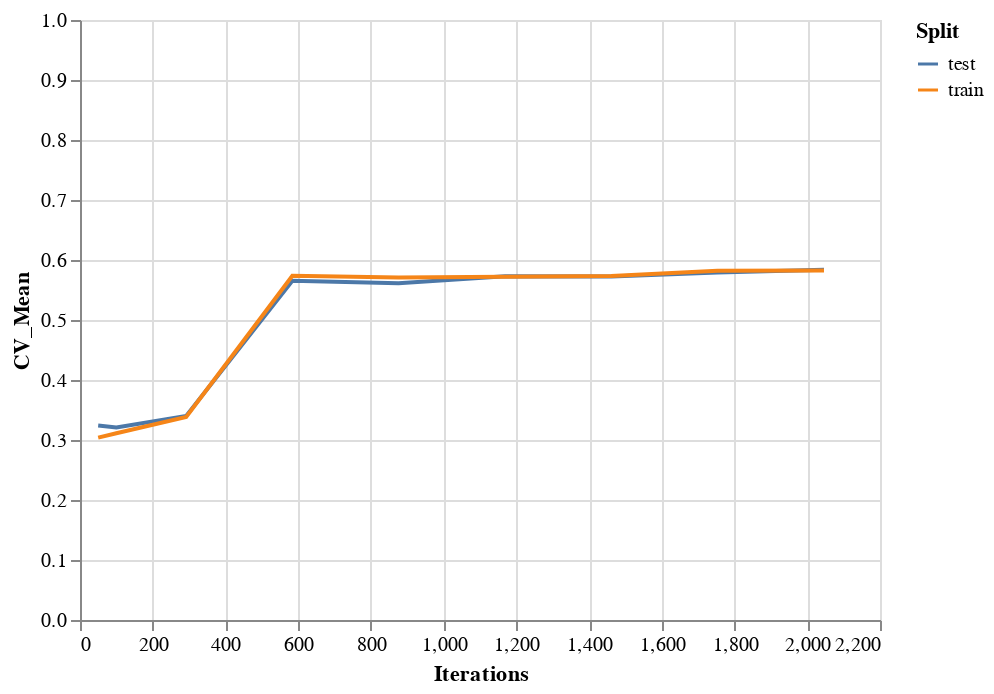
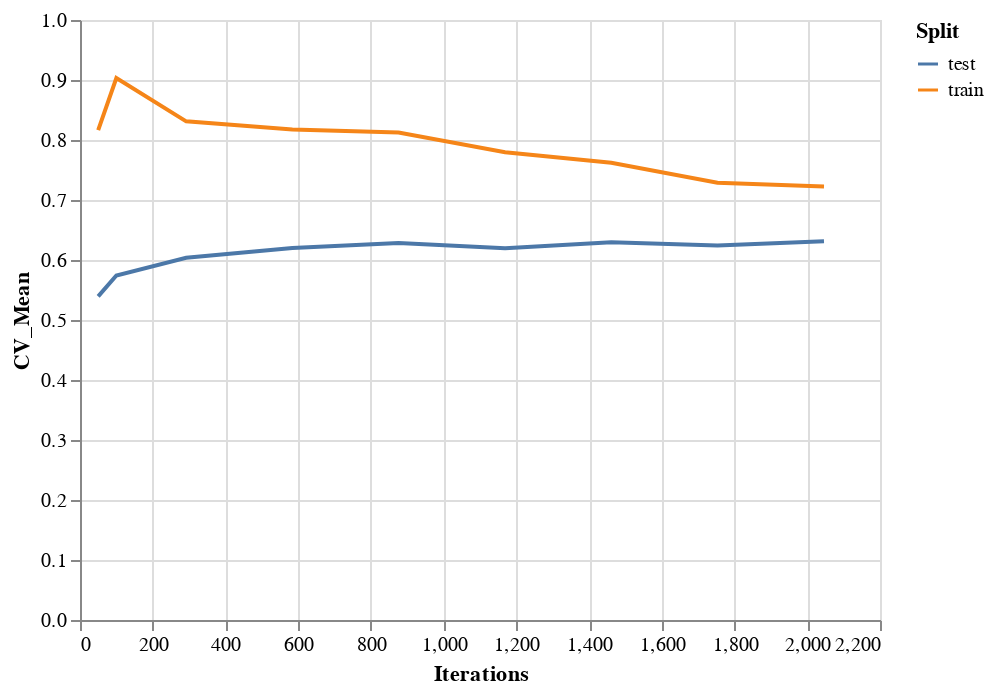
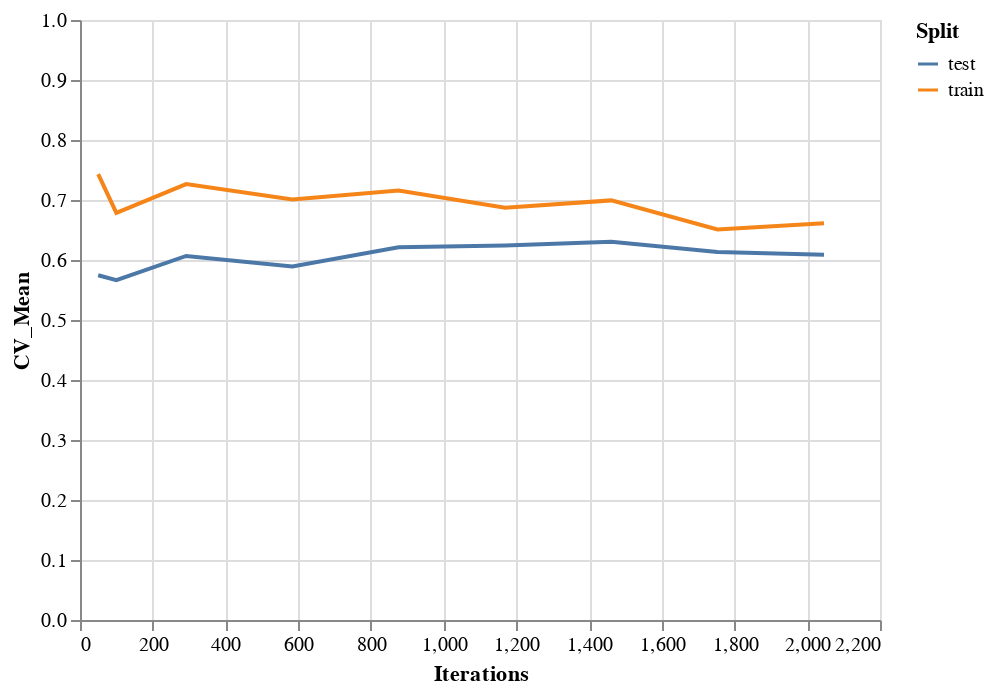
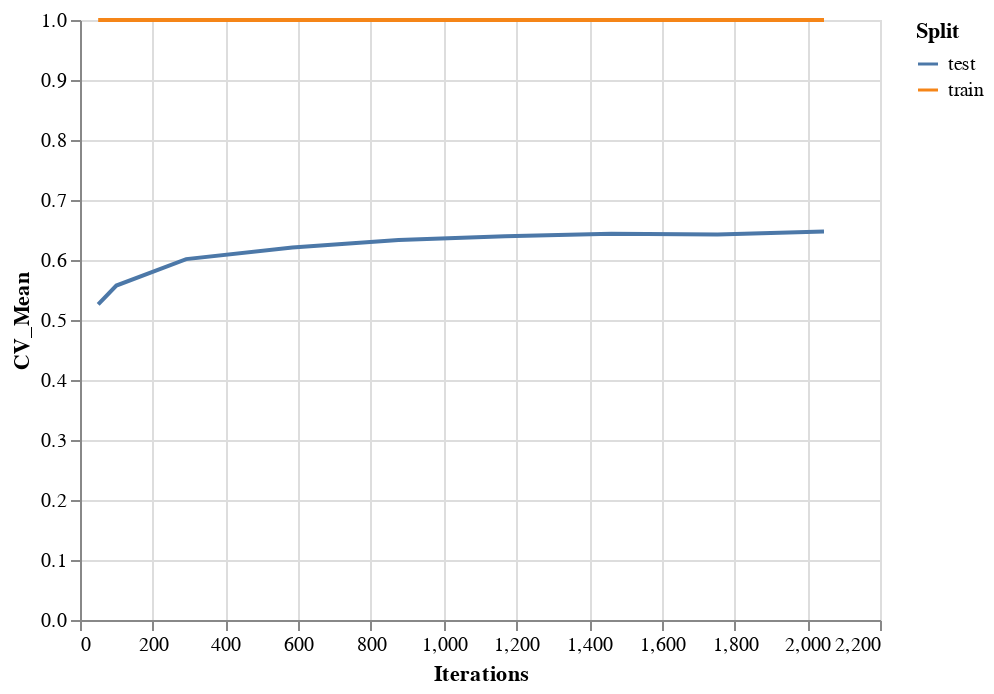

The notebook cell these images were saved under, in order:
### Code cell
for dataset, algorithm in data_alg_combos:
    test_object = AlgorithmResults(results_fpath=RESULTS_PATH, 
                                   dataset=dataset,
                                   algorithm=algorithm,
                                  iterative=iterative_status_df[algorithm])
    
    print(f'Algorithm: {algorithm}')
    print(f'Dataset: {dataset}')    
    display(test_object.plot_learning_curve)

### Figure 1 — Vega-Lite specification as saved in the notebook (floating-point values rounded to 4 significant figures)
{"$schema": "https://vega.github.io/schema/vega-lite/v2.6.0.json", "config": {"background": "white", "view": {"height": 300, "width": 400}}, "data": {"name": "data-5510acee62958fa5b22c03deeb4c72a5"}, "datasets": {"data-5510acee62958fa5b22c03deeb4c72a5": [{"Algorithm": "ANN", "CV_1": 0.3169, "CV_2": 0.3234, "CV_3": 0.3231, "CV_4": 0.3275, "CV_5": 0.3293, "CV_Mean": 0.324, "Dataset": "abalone", "Iterations": 50, "Split": "test"}, {"Algorithm": "ANN", "CV_1": 0.3169, "CV_2": 0.316, "CV_3": 0.3264, "CV_4": 0.3291, "CV_5": 0.3165, "CV_Mean": 0.321, "Dataset": "abalone", "Iterations": 100, "Split": "test"}, {"Algorithm": "ANN", "CV_1": 0.3145, "CV_2": 0.3337, "CV_3": 0.3497, "CV_4": 0.3553, "CV_5": 0.3478, "CV_Mean": 0.3402, "Dataset": "abalone", "Iterations": 292, "Split": "test"}, {"Algorithm": "ANN", "CV_1": 0.5801, "CV_2": 0.5224, "CV_3": 0.5633, "CV_4": 0.5962, "CV_5": 0.5644, "CV_Mean": 0.5653, "Dataset": "abalone", "Iterations": 584, "Split": "test"}, {"Algorithm": "ANN", "CV_1": 0.5799, "CV_2": 0.5465, "CV_3": 0.5584, "CV_4": 0.5691, "CV_5": 0.5528, "CV_Mean": 0.5614, "Dataset": "abalone", "Iterations": 876, "Split": "test"}, {"Algorithm": "ANN", "CV_1": 0.5753, "CV_2": 0.5551, "CV_3": 0.5685, "CV_4": 0.5995, "CV_5": 0.5669, "CV_Mean": 0.5731, "Dataset": "abalone", "Iterations": 1169, "Split": "test"}, {"Algorithm": "ANN", "CV_1": 0.5727, "CV_2": 0.5533, "CV_3": 0.5539, "CV_4": 0.5981, "CV_5": 0.5844, "CV_Mean": 0.5725, "Dataset": "abalone", "Iterations": 1461, "Split": "test"}, {"Algorithm": "ANN", "CV_1": 0.5887, "CV_2": 0.5588, "CV_3": 0.557, "CV_4": 0.5964, "CV_5": 0.5954, "CV_Mean": 0.5793, "Dataset": "abalone", "Iterations": 1753, "Split": "test"}, {"Algorithm": "ANN", "CV_1": 0.6181, "CV_2": 0.5768, "CV_3": 0.5892, "CV_4": 0.578, "CV_5": 0.5558, "CV_Mean": 0.5836, "Dataset": "abalone", "Iterations": 2046, "Split": "test"}, {"Algorithm": "ANN", "CV_1": 0.3077, "CV_2": 0.303, "CV_3": 0.303, "CV_4": 0.303, "CV_5": 0.303, "CV_Mean": 0.304, "Dataset": "abalone", "Iterations": 50, "Split": "train"}, {"Algorithm": "ANN", "CV_1": 0.3143, "CV_2": 0.3103, "CV_3": 0.3103, "CV_4": 0.3103, "CV_5": 0.3103, "CV_Mean": 0.3111, "Dataset": "abalone", "Iterations": 100, "Split": "train"}, {"Algorithm": "ANN", "CV_1": 0.3223, "CV_2": 0.3425, "CV_3": 0.3425, "CV_4": 0.3425, "CV_5": 0.3425, "CV_Mean": 0.3385, "Dataset": "abalone", "Iterations": 292, "Split": "train"}, {"Algorithm": "ANN", "CV_1": 0.587, "CV_2": 0.5316, "CV_3": 0.5834, "CV_4": 0.5834, "CV_5": 0.5834, "CV_Mean": 0.5737, "Dataset": "abalone", "Iterations": 584, "Split": "train"}, {"Algorithm": "ANN", "CV_1": 0.591, "CV_2": 0.5704, "CV_3": 0.5646, "CV_4": 0.5646, "CV_5": 0.5646, "CV_Mean": 0.571, "Dataset": "abalone", "Iterations": 876, "Split": "train"}, {"Algorithm": "ANN", "CV_1": 0.5584, "CV_2": 0.563, "CV_3": 0.5735, "CV_4": 0.5823, "CV_5": 0.5823, "CV_Mean": 0.5719, "Dataset": "abalone", "Iterations": 1169, "Split": "train"}, {"Algorithm": "ANN", "CV_1": 0.5629, "CV_2": 0.5642, "CV_3": 0.5755, "CV_4": 0.5821, "CV_5": 0.5821, "CV_Mean": 0.5733, "Dataset": "abalone", "Iterations": 1461, "Split": "train"}, {"Algorithm": "ANN", "CV_1": 0.5912, "CV_2": 0.5704, "CV_3": 0.5732, "CV_4": 0.5649, "CV_5": 0.6113, "CV_Mean": 0.5822, "Dataset": "abalone", "Iterations": 1753, "Split": "train"}, {"Algorithm": "ANN", "CV_1": 0.6134, "CV_2": 0.5771, "CV_3": 0.5935, "CV_4": 0.5622, "CV_5": 0.5659, "CV_Mean": 0.5824, "Dataset": "abalone", "Iterations": 2046, "Split": "train"}]}, "encoding": {"color": {"field": "Split", "type": "nominal"}, "x": {"field": "Iterations", "type": "quantitative"}, "y": {"field": "CV_Mean", "scale": {"domain": [0, 1]}, "type": "quantitative"}}, "mark": "line"}

### Figure 2 — Vega-Lite specification as saved in the notebook (floating-point values rounded to 4 significant figures)
{"$schema": "https://vega.github.io/schema/vega-lite/v2.6.0.json", "config": {"background": "white", "view": {"height": 300, "width": 400}}, "data": {"name": "data-61c0a9dcdf4c890163fb6b2cfb253eaf"}, "datasets": {"data-61c0a9dcdf4c890163fb6b2cfb253eaf": [{"Algorithm": "Boost", "CV_1": 0.568, "CV_2": 0.5613, "CV_3": 0.5091, "CV_4": 0.5211, "CV_5": 0.5377, "CV_Mean": 0.5395, "Dataset": "abalone", "Iterations": 50, "Split": "test"}, {"Algorithm": "Boost", "CV_1": 0.5813, "CV_2": 0.5862, "CV_3": 0.5785, "CV_4": 0.5629, "CV_5": 0.5624, "CV_Mean": 0.5742, "Dataset": "abalone", "Iterations": 100, "Split": "test"}, {"Algorithm": "Boost", "CV_1": 0.6376, "CV_2": 0.639, "CV_3": 0.5739, "CV_4": 0.5907, "CV_5": 0.5773, "CV_Mean": 0.6037, "Dataset": "abalone", "Iterations": 292, "Split": "test"}, {"Algorithm": "Boost", "CV_1": 0.6257, "CV_2": 0.658, "CV_3": 0.5944, "CV_4": 0.6137, "CV_5": 0.6087, "CV_Mean": 0.6201, "Dataset": "abalone", "Iterations": 584, "Split": "test"}, {"Algorithm": "Boost", "CV_1": 0.6392, "CV_2": 0.6592, "CV_3": 0.6228, "CV_4": 0.605, "CV_5": 0.6157, "CV_Mean": 0.6284, "Dataset": "abalone", "Iterations": 876, "Split": "test"}, {"Algorithm": "Boost", "CV_1": 0.6595, "CV_2": 0.6097, "CV_3": 0.6072, "CV_4": 0.6458, "CV_5": 0.5763, "CV_Mean": 0.6197, "Dataset": "abalone", "Iterations": 1169, "Split": "test"}, {"Algorithm": "Boost", "CV_1": 0.6537, "CV_2": 0.6431, "CV_3": 0.6114, "CV_4": 0.6367, "CV_5": 0.6022, "CV_Mean": 0.6294, "Dataset": "abalone", "Iterations": 1461, "Split": "test"}, {"Algorithm": "Boost", "CV_1": 0.6308, "CV_2": 0.65, "CV_3": 0.6003, "CV_4": 0.6397, "CV_5": 0.5998, "CV_Mean": 0.6241, "Dataset": "abalone", "Iterations": 1753, "Split": "test"}, {"Algorithm": "Boost", "CV_1": 0.6548, "CV_2": 0.6471, "CV_3": 0.6209, "CV_4": 0.6226, "CV_5": 0.6098, "CV_Mean": 0.6311, "Dataset": "abalone", "Iterations": 2046, "Split": "test"}, {"Algorithm": "Boost", "CV_1": 0.7927, "CV_2": 0.8222, "CV_3": 0.8222, "CV_4": 0.8222, "CV_5": 0.8222, "CV_Mean": 0.8163, "Dataset": "abalone", "Iterations": 50, "Split": "train"}, {"Algorithm": "Boost", "CV_1": 0.857, "CV_2": 0.9149, "CV_3": 0.9149, "CV_4": 0.9149, "CV_5": 0.9149, "CV_Mean": 0.9034, "Dataset": "abalone", "Iterations": 100, "Split": "train"}, {"Algorithm": "Boost", "CV_1": 0.8828, "CV_2": 0.8182, "CV_3": 0.8182, "CV_4": 0.8182, "CV_5": 0.8182, "CV_Mean": 0.8311, "Dataset": "abalone", "Iterations": 292, "Split": "train"}, {"Algorithm": "Boost", "CV_1": 0.8209, "CV_2": 0.8116, "CV_3": 0.8186, "CV_4": 0.8186, "CV_5": 0.8186, "CV_Mean": 0.8177, "Dataset": "abalone", "Iterations": 584, "Split": "train"}, {"Algorithm": "Boost", "CV_1": 0.7792, "CV_2": 0.7714, "CV_3": 0.8372, "CV_4": 0.8372, "CV_5": 0.8372, "CV_Mean": 0.8124, "Dataset": "abalone", "Iterations": 876, "Split": "train"}, {"Algorithm": "Boost", "CV_1": 0.7661, "CV_2": 0.77, "CV_3": 0.7946, "CV_4": 0.784, "CV_5": 0.784, "CV_Mean": 0.7797, "Dataset": "abalone", "Iterations": 1169, "Split": "train"}, {"Algorithm": "Boost", "CV_1": 0.7409, "CV_2": 0.7635, "CV_3": 0.7568, "CV_4": 0.7745, "CV_5": 0.7745, "CV_Mean": 0.7621, "Dataset": "abalone", "Iterations": 1461, "Split": "train"}, {"Algorithm": "Boost", "CV_1": 0.7213, "CV_2": 0.7446, "CV_3": 0.7478, "CV_4": 0.7282, "CV_5": 0.7018, "CV_Mean": 0.7287, "Dataset": "abalone", "Iterations": 1753, "Split": "train"}, {"Algorithm": "Boost", "CV_1": 0.7152, "CV_2": 0.7277, "CV_3": 0.7369, "CV_4": 0.7099, "CV_5": 0.723, "CV_Mean": 0.7226, "Dataset": "abalone", "Iterations": 2046, "Split": "train"}]}, "encoding": {"color": {"field": "Split", "type": "nominal"}, "x": {"field": "Iterations", "type": "quantitative"}, "y": {"field": "CV_Mean", "scale": {"domain": [0, 1]}, "type": "quantitative"}}, "mark": "line"}

### Figure 3 — Vega-Lite specification as saved in the notebook (floating-point values rounded to 4 significant figures)
{"$schema": "https://vega.github.io/schema/vega-lite/v2.6.0.json", "config": {"background": "white", "view": {"height": 300, "width": 400}}, "data": {"name": "data-0f72b4560ab4680228caeb5fb3efd698"}, "datasets": {"data-0f72b4560ab4680228caeb5fb3efd698": [{"Algorithm": "DT", "CV_1": 0.562, "CV_2": 0.6196, "CV_3": 0.5586, "CV_4": 0.5636, "CV_5": 0.5693, "CV_Mean": 0.5746, "Dataset": "abalone", "Iterations": 50, "Split": "test"}, {"Algorithm": "DT", "CV_1": 0.5627, "CV_2": 0.6, "CV_3": 0.5507, "CV_4": 0.5609, "CV_5": 0.5575, "CV_Mean": 0.5664, "Dataset": "abalone", "Iterations": 100, "Split": "test"}, {"Algorithm": "DT", "CV_1": 0.6162, "CV_2": 0.6574, "CV_3": 0.563, "CV_4": 0.6138, "CV_5": 0.5834, "CV_Mean": 0.6067, "Dataset": "abalone", "Iterations": 292, "Split": "test"}, {"Algorithm": "DT", "CV_1": 0.5925, "CV_2": 0.6145, "CV_3": 0.5564, "CV_4": 0.6045, "CV_5": 0.5786, "CV_Mean": 0.5893, "Dataset": "abalone", "Iterations": 584, "Split": "test"}, {"Algorithm": "DT", "CV_1": 0.6574, "CV_2": 0.6434, "CV_3": 0.6044, "CV_4": 0.5982, "CV_5": 0.6025, "CV_Mean": 0.6212, "Dataset": "abalone", "Iterations": 876, "Split": "test"}, {"Algorithm": "DT", "CV_1": 0.6163, "CV_2": 0.6575, "CV_3": 0.6307, "CV_4": 0.6308, "CV_5": 0.5852, "CV_Mean": 0.6241, "Dataset": "abalone", "Iterations": 1169, "Split": "test"}, {"Algorithm": "DT", "CV_1": 0.6143, "CV_2": 0.6798, "CV_3": 0.6116, "CV_4": 0.6282, "CV_5": 0.6187, "CV_Mean": 0.6305, "Dataset": "abalone", "Iterations": 1461, "Split": "test"}, {"Algorithm": "DT", "CV_1": 0.6322, "CV_2": 0.6448, "CV_3": 0.5752, "CV_4": 0.6173, "CV_5": 0.5963, "CV_Mean": 0.6132, "Dataset": "abalone", "Iterations": 1753, "Split": "test"}, {"Algorithm": "DT", "CV_1": 0.6338, "CV_2": 0.6461, "CV_3": 0.576, "CV_4": 0.5974, "CV_5": 0.5902, "CV_Mean": 0.6087, "Dataset": "abalone", "Iterations": 2046, "Split": "test"}, {"Algorithm": "DT", "CV_1": 0.7393, "CV_2": 0.7441, "CV_3": 0.7441, "CV_4": 0.7441, "CV_5": 0.7441, "CV_Mean": 0.7431, "Dataset": "abalone", "Iterations": 50, "Split": "train"}, {"Algorithm": "DT", "CV_1": 0.6736, "CV_2": 0.6797, "CV_3": 0.6797, "CV_4": 0.6797, "CV_5": 0.6797, "CV_Mean": 0.6785, "Dataset": "abalone", "Iterations": 100, "Split": "train"}, {"Algorithm": "DT", "CV_1": 0.7866, "CV_2": 0.7115, "CV_3": 0.7115, "CV_4": 0.7115, "CV_5": 0.7115, "CV_Mean": 0.7266, "Dataset": "abalone", "Iterations": 292, "Split": "train"}, {"Algorithm": "DT", "CV_1": 0.7788, "CV_2": 0.7004, "CV_3": 0.6753, "CV_4": 0.6753, "CV_5": 0.6753, "CV_Mean": 0.701, "Dataset": "abalone", "Iterations": 584, "Split": "train"}, {"Algorithm": "DT", "CV_1": 0.7083, "CV_2": 0.6716, "CV_3": 0.7328, "CV_4": 0.7328, "CV_5": 0.7328, "CV_Mean": 0.7157, "Dataset": "abalone", "Iterations": 876, "Split": "train"}, {"Algorithm": "DT", "CV_1": 0.7242, "CV_2": 0.6583, "CV_3": 0.7049, "CV_4": 0.6737, "CV_5": 0.6737, "CV_Mean": 0.6869, "Dataset": "abalone", "Iterations": 1169, "Split": "train"}, {"Algorithm": "DT", "CV_1": 0.6691, "CV_2": 0.6748, "CV_3": 0.7092, "CV_4": 0.7219, "CV_5": 0.7219, "CV_Mean": 0.6994, "Dataset": "abalone", "Iterations": 1461, "Split": "train"}, {"Algorithm": "DT", "CV_1": 0.6541, "CV_2": 0.6609, "CV_3": 0.6434, "CV_4": 0.6382, "CV_5": 0.6576, "CV_Mean": 0.6508, "Dataset": "abalone", "Iterations": 1753, "Split": "train"}, {"Algorithm": "DT", "CV_1": 0.6828, "CV_2": 0.6282, "CV_3": 0.6556, "CV_4": 0.6597, "CV_5": 0.6803, "CV_Mean": 0.6613, "Dataset": "abalone", "Iterations": 2046, "Split": "train"}]}, "encoding": {"color": {"field": "Split", "type": "nominal"}, "x": {"field": "Iterations", "type": "quantitative"}, "y": {"field": "CV_Mean", "scale": {"domain": [0, 1]}, "type": "quantitative"}}, "mark": "line"}

### Figure 4 — Vega-Lite specification as saved in the notebook (floating-point values rounded to 4 significant figures)
{"$schema": "https://vega.github.io/schema/vega-lite/v2.6.0.json", "config": {"background": "white", "view": {"height": 300, "width": 400}}, "data": {"name": "data-57703e769955c3abf3874e11ab3d89e4"}, "datasets": {"data-57703e769955c3abf3874e11ab3d89e4": [{"Algorithm": "KNN", "CV_1": 0.4806, "CV_2": 0.5434, "CV_3": 0.5132, "CV_4": 0.5581, "CV_5": 0.5349, "CV_Mean": 0.526, "Dataset": "abalone", "Iterations": 50, "Split": "test"}, {"Algorithm": "KNN", "CV_1": 0.5468, "CV_2": 0.5926, "CV_3": 0.5483, "CV_4": 0.5357, "CV_5": 0.5635, "CV_Mean": 0.5574, "Dataset": "abalone", "Iterations": 100, "Split": "test"}, {"Algorithm": "KNN", "CV_1": 0.584, "CV_2": 0.6375, "CV_3": 0.5735, "CV_4": 0.6185, "CV_5": 0.5939, "CV_Mean": 0.6015, "Dataset": "abalone", "Iterations": 292, "Split": "test"}, {"Algorithm": "KNN", "CV_1": 0.6143, "CV_2": 0.6655, "CV_3": 0.5965, "CV_4": 0.6062, "CV_5": 0.621, "CV_Mean": 0.6207, "Dataset": "abalone", "Iterations": 584, "Split": "test"}, {"Algorithm": "KNN", "CV_1": 0.6289, "CV_2": 0.6649, "CV_3": 0.6183, "CV_4": 0.626, "CV_5": 0.6282, "CV_Mean": 0.6332, "Dataset": "abalone", "Iterations": 876, "Split": "test"}, {"Algorithm": "KNN", "CV_1": 0.6269, "CV_2": 0.6739, "CV_3": 0.6153, "CV_4": 0.6437, "CV_5": 0.6374, "CV_Mean": 0.6394, "Dataset": "abalone", "Iterations": 1169, "Split": "test"}, {"Algorithm": "KNN", "CV_1": 0.6547, "CV_2": 0.6873, "CV_3": 0.6072, "CV_4": 0.6311, "CV_5": 0.6381, "CV_Mean": 0.6437, "Dataset": "abalone", "Iterations": 1461, "Split": "test"}, {"Algorithm": "KNN", "CV_1": 0.6462, "CV_2": 0.6853, "CV_3": 0.6069, "CV_4": 0.6317, "CV_5": 0.6421, "CV_Mean": 0.6424, "Dataset": "abalone", "Iterations": 1753, "Split": "test"}, {"Algorithm": "KNN", "CV_1": 0.6531, "CV_2": 0.6872, "CV_3": 0.6305, "CV_4": 0.6326, "CV_5": 0.6343, "CV_Mean": 0.6475, "Dataset": "abalone", "Iterations": 2046, "Split": "test"}, {"Algorithm": "KNN", "CV_1": 1, "CV_2": 1, "CV_3": 1, "CV_4": 1, "CV_5": 1, "CV_Mean": 1, "Dataset": "abalone", "Iterations": 50, "Split": "train"}, {"Algorithm": "KNN", "CV_1": 1, "CV_2": 1, "CV_3": 1, "CV_4": 1, "CV_5": 1, "CV_Mean": 1, "Dataset": "abalone", "Iterations": 100, "Split": "train"}, {"Algorithm": "KNN", "CV_1": 1, "CV_2": 1, "CV_3": 1, "CV_4": 1, "CV_5": 1, "CV_Mean": 1, "Dataset": "abalone", "Iterations": 292, "Split": "train"}, {"Algorithm": "KNN", "CV_1": 1, "CV_2": 1, "CV_3": 1, "CV_4": 1, "CV_5": 1, "CV_Mean": 1, "Dataset": "abalone", "Iterations": 584, "Split": "train"}, {"Algorithm": "KNN", "CV_1": 1, "CV_2": 1, "CV_3": 1, "CV_4": 1, "CV_5": 1, "CV_Mean": 1, "Dataset": "abalone", "Iterations": 876, "Split": "train"}, {"Algorithm": "KNN", "CV_1": 1, "CV_2": 1, "CV_3": 1, "CV_4": 1, "CV_5": 1, "CV_Mean": 1, "Dataset": "abalone", "Iterations": 1169, "Split": "train"}, {"Algorithm": "KNN", "CV_1": 1, "CV_2": 1, "CV_3": 1, "CV_4": 1, "CV_5": 1, "CV_Mean": 1, "Dataset": "abalone", "Iterations": 1461, "Split": "train"}, {"Algorithm": "KNN", "CV_1": 1, "CV_2": 1, "CV_3": 1, "CV_4": 1, "CV_5": 1, "CV_Mean": 1, "Dataset": "abalone", "Iterations": 1753, "Split": "train"}, {"Algorithm": "KNN", "CV_1": 1, "CV_2": 1, "CV_3": 1, "CV_4": 1, "CV_5": 1, "CV_Mean": 1, "Dataset": "abalone", "Iterations": 2046, "Split": "train"}]}, "encoding": {"color": {"field": "Split", "type": "nominal"}, "x": {"field": "Iterations", "type": "quantitative"}, "y": {"field": "CV_Mean", "scale": {"domain": [0, 1]}, "type": "quantitative"}}, "mark": "line"}
